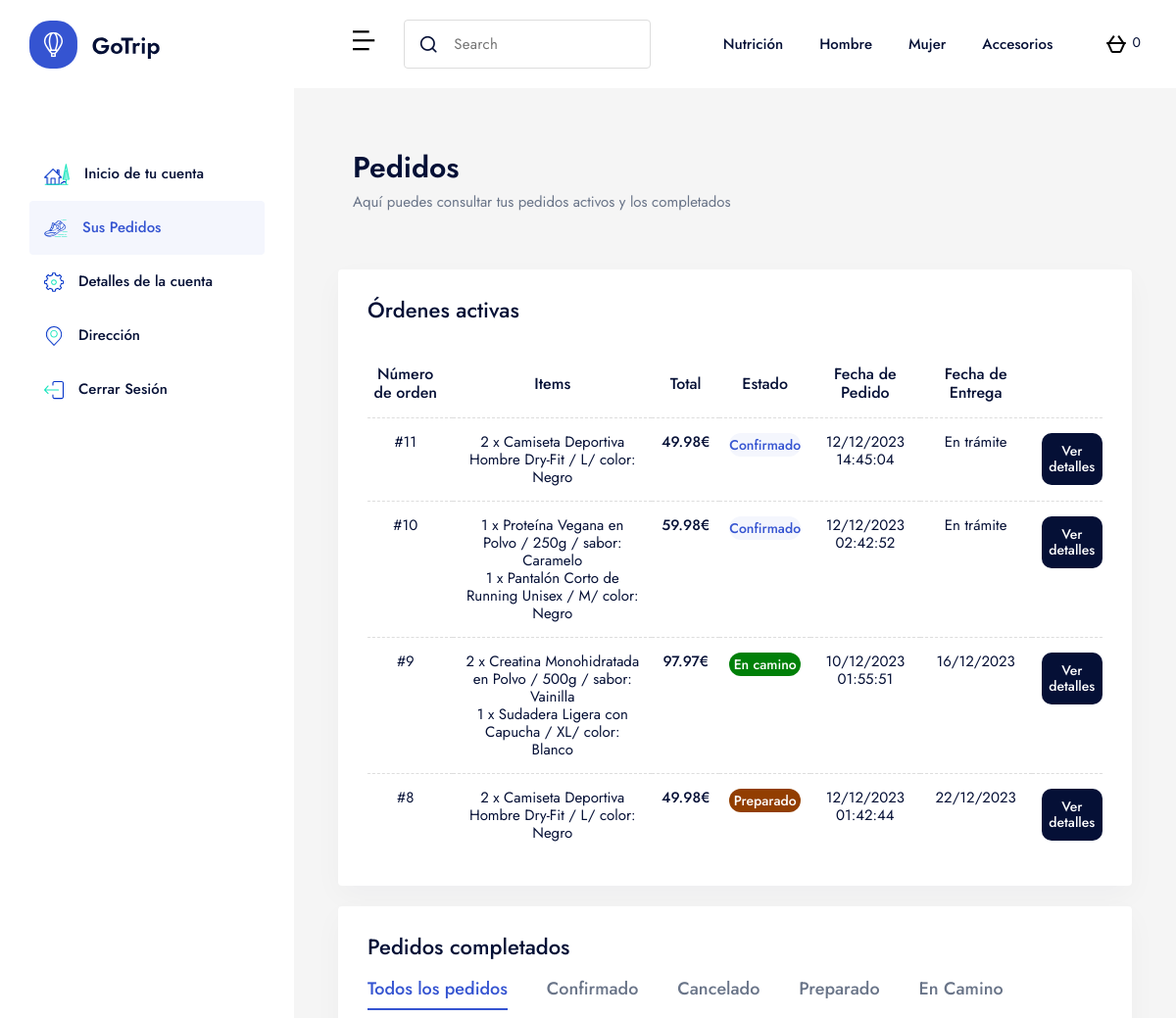
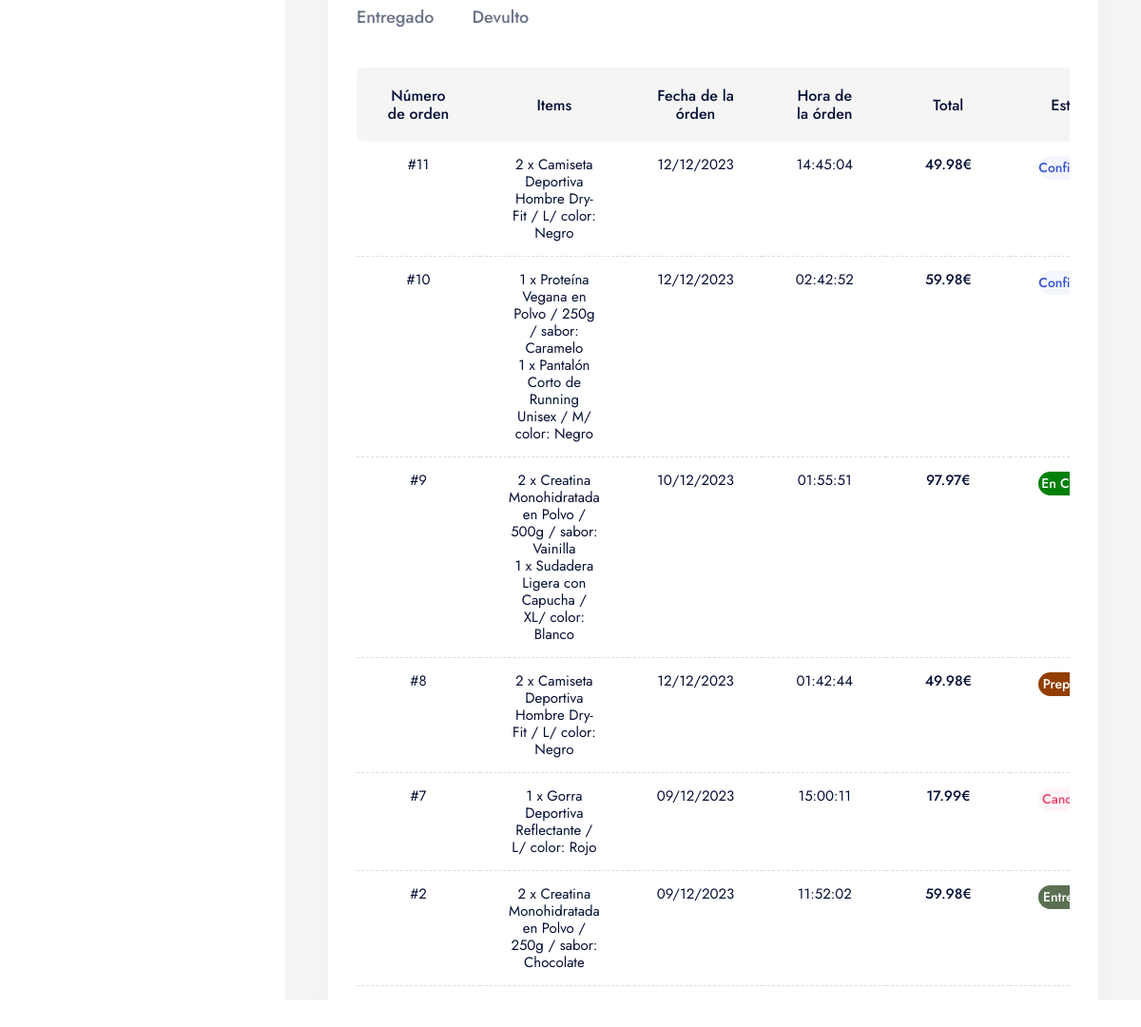
Page /BD204305407Z/client_book.php (signed in) on the committed database (2 pictures, top to bottom).
### tables this page shows
CREATE TABLE Carrito (
    idCarrito INT(11) PRIMARY KEY AUTO_INCREMENT,
    fecha DATE NOT NULL,
    hora TIME NOT NULL,
    totalPagar DECIMAL(10, 2) NOT NULL,
    transaccion VARCHAR(100),
    fechaEnvio DATE,
    fechaEntrega DATE,
    estadoPedido VARCHAR(255) NOT NULL,
    emailCli VARCHAR(100) NOT NULL,
    idDireccion INT(11) NOT NULL,
    FOREIGN KEY (emailCli) REFERENCES UsuCli (emailCli),
    FOREIGN KEY (idDireccion) REFERENCES Direccion (idDireccion)
);

### BD204305407Z/client_book.php (the view, shortened to what the rows shown need)
<?php
include('../conexion.php');
$user = $_SESSION['user'];
?>
<!DOCTYPE html>
<html lang="en">
<head>
  <link rel="stylesheet" href="../css/vendors.css">
  <link rel="stylesheet" href="../css/main.css">
</head>
<body data-barba="wrapper">
  <div class="dashboard" data-x="dashboard" data-x-toggle="-is-sidebar-open">
    <div class="dashboard__main">
      <div class="dashboard__content bg-light-2">
        <div class="row y-gap-20 justify-between items-end pb-60 lg:pb-40 md:pb-32">
          <div class="col-auto">
            <h1 class="text-30 lh-14 fw-600">Pedidos</h1>
          </div>
        </div>
        <div class="row y-gap-30">
          <div class="py-30 px-30 rounded-4 bg-white shadow-3">
            <div class="d-flex justify-between items-center">
              <h2 class="text-22 lh-1 fw-500">
                Órdenes activas
              </h2>
            </div>
            <div class="overflow-scroll scroll-bar-1 pt-30">
              <table class="table-2 col-12">
                <thead class="">
                  <tr class="text-center">
                    <th>Número de orden</th>
                    <th>Items</th>
                    <th>Total</th>
                    <th>Estado</th>
                    <th>Fecha de Pedido</th>
                    <th>Fecha de Entrega</th>
                    <th></th>
                  </tr>
                </thead>
                <tbody class="text-center">
                  <?php
                  $pedido_query = "SELECT * FROM Carrito WHERE emailCli = '$user' AND (estadoPedido = 'COMPLETED' OR estadoPedido = 'PREPARED' OR estadoPedido = 'COMING') ORDER BY idCarrito DESC";
                  $result = consultar("localhost", "root", "", $pedido_query);
                  $lastOrderId = null;
                  while ($reg = mysqli_fetch_array($result)) :
                    $idCarrito = $reg['idCarrito'];
                    $totalPagado = $reg['totalPagar'];
                    $estado = $reg['estadoPedido'];
                    if (is_null($reg['fechaEntrega'])) {
                      $fechaEntrega = 'En trámite';
                    } else {
                      $fechaEntrega = date("d/m/Y", strtotime($reg['fechaEntrega']));
                    }
                    $cantidad_query = "SELECT * FROM Cantidad WHERE idCarrito = '$idCarrito'";
                    $result_cantidad = consultar("localhost", "root", "", $cantidad_query);
                    $hay_prducts = mysqli_num_rows($result_cantidad);
                    if ($hay_prducts) {
                      $prod = array();
                      while ($fila = mysqli_fetch_array($result_cantidad)) :
                        $idCaract = $fila['idCaracteristica'];
                        $prod_query = "SELECT * FROM Caracteristica JOIN Producto ON Caracteristica.idCaracteristica = '$idCaract' AND Producto.idProducto = Caracteristica.idProducto";
                        $result_prod = consultar("localhost", "root", "", $prod_query);
                        while ($reg_prod = mysqli_fetch_array($result_prod)) :
                          $cantidad = $fila['cantidad'];
                          $categoria = $reg_prod['nombreCat'];
                          if ($categoria == 'creatina' or $categoria == 'proteina' or $categoria == 'pre_workout' or $categoria == 'energia') {
                            array_push($prod, $cantidad . " x " . $reg_prod['nombre'] . " / " . $reg_prod['talla'] . "g / sabor: " . $reg_prod['color']);
                          } else {
                            array_push($prod, $cantidad . " x " . $reg_prod['nombre'] . " / " . $reg_prod['talla'] . "/ color: " . $reg_prod['color']);
                          }
                        endwhile;
                      endwhile;
                      if ($lastOrderId !== $idCarrito) {
                  ?>
                        <tr>
                          <td>#<?= $idCarrito ?></td>
                          <td> <?php
                                echo implode('<br>', $prod);
                                ?>
                          </td>
                          <td class="fw-500"><?php echo number_format($totalPagado, 2, '.', ',') . "€";  ?></td>
                          <?php
                          switch ($estado) {
                            case 'COMPLETED':
                              echo '<td class="d-flex justify-center"><div class="col-12 rounded-100 py-4 col-6 text-center text-14 fw-500 bg-blue-1-05 text-blue-1">Confirmado</div></td>';
                              break;
                            case 'PREPARED':
                              echo '<td class="d-flex justify-center"><div class="col-12 rounded-100 py-4 text-center col-6 text-14 fw-500 bg-brown-1 text-white">Preparado</div></td>';
                              break;
                            case 'COMING':
                              echo '<td class="d-flex justify-center"><div class="col-12 rounded-100 py-4 text-center col-6 text-14 fw-500 bg-green-2 text-white">En camino</div></td>';
                              break;
                          } ?>
                          <td><?= date("d/m/Y", strtotime($reg['fecha'])) ?><br><?= $reg['hora'] ?></td>
                          <td><?= $fechaEntrega ?></td>
                          <td>
                            <div onclick="showDetails('<?= $idCarrito ?>')" style="border-radius: 10px !important; cursor: pointer;" class="px-4 py-10 text-center col-12 text-14 fw-500 bg-dark-1 text-white">Ver detalles</div>
                          </td>
                        </tr>
                  <?php
                      }
                      $lastOrderId = $idCarrito;
                    } else {
                      echo '<tr><td colspan = "4" class="text-center"><b>Lista vacía</b></td></tr>';
                    }
                  endwhile;
                  ?>
                </tbody>
              </table>
            </div>
          </div>
        </div>
        <div class="row y-gap-30 pt-20 mt-3">
          <div class="py-30 px-30 rounded-4 bg-white shadow-3">
            <div class="d-flex justify-between items-center mb-3">
              <h2 class="text-22 lh-1 fw-500">
                Pedidos completados
              </h2>
            </div>
            <div class="tabs -underline-2 js-tabs">
              <div class="tabs__content pt-30 js-tabs-content">
                <div class="tabs__pane -tab-item-1 is-tab-el-active">
                  <div class="overflow-scroll scroll-bar-1">
                    <table class="table-3 -border-bottom col-12">
                      <thead class="bg-light-2">
                        <tr class="text-center">
                          <th>Número de orden</th>
                          <th>Items</th>
                          <th>Fecha de la órden</th>
                          <th>Hora de la órden</th>
                          <th>Total</th>
                          <th>Estado</th>
                        </tr>
                      </thead>
                      <tbody class="text-center">
                        <?php
                        $pedido_query = "SELECT * FROM Carrito WHERE emailCli = '$user' ORDER BY idCarrito DESC";
                        $result = consultar("localhost", "root", "", $pedido_query);
                        $lastOrderId = null;
                        while ($reg = mysqli_fetch_array($result)) :
                          $idCarrito = $reg['idCarrito'];
                          $totalPagado = $reg['totalPagar'];
                          $estado = $reg['estadoPedido'];
                          $cantidad_query = "SELECT * FROM Cantidad WHERE idCarrito = '$idCarrito'";
                          $result_cantidad = consultar("localhost", "root", "", $cantidad_query);
                          $hay_prducts = mysqli_num_rows($result_cantidad);
                          if ($hay_prducts) {
                            $prod = array();
                            while ($fila = mysqli_fetch_array($result_cantidad)) :
                              $idCaract = $fila['idCaracteristica'];
                              $prod_query = "SELECT * FROM Caracteristica JOIN Producto ON Caracteristica.idCaracteristica = '$idCaract' AND Producto.idProducto = Caracteristica.idProducto";
                              $result_prod = consultar("localhost", "root", "", $prod_query);
                              while ($reg_prod = mysqli_fetch_array($result_prod)) :
                                $cantidad = $fila['cantidad'];
                                $categoria = $reg_prod['nombreCat'];
                                if ($categoria == 'creatina' or $categoria == 'proteina' or $categoria == 'pre_workout' or $categoria == 'energia') {
                                  array_push($prod, $cantidad . " x " . $reg_prod['nombre'] . " / " . $reg_prod['talla'] . "g / sabor: " . $reg_prod['color']);
                                } else {
                                  array_push($prod, $cantidad . " x " . $reg_prod['nombre'] . " / " . $reg_prod['talla'] . "/ color: " . $reg_prod['color']);
                                }
                              endwhile;
                            endwhile;
                            if ($lastOrderId !== $idCarrito) {
                        ?>
                              <tr>
                                <td>#<?= $idCarrito ?></td>
                                <td> <?php
                                      echo implode('<br>', $prod);
                                      ?>
                                </td>
                                <td><?= $fechaEntrega = date("d/m/Y", strtotime($reg['fecha'])) ?></td>
                                <td><?= $reg['hora'] ?></td>
                                <td class="fw-500"><?php echo number_format($totalPagado, 2, '.', ',') . "€";  ?></td>
                                <?php
                                switch ($estado) {
                                  case 'COMPLETED':
                                    echo '<td class="d-flex justify-center"><div class="col-12 rounded-100 py-4 col-6 text-center text-14 fw-500 bg-blue-1-05 text-blue-1">Confirmado</div></td>';
                                    break;
                                  case 'CANCELED':
                                    echo '<td class="d-flex justify-center"><div class="col-12 rounded-100 py-4 text-center col-6 text-14 fw-500 bg-red-3 text-red-2">Cancelado</div></td>';
                                    break;
                                  case 'PREPARED':
                                    echo '<td class="d-flex justify-center"><div class="col-12 rounded-100 py-4 text-center col-6 text-14 fw-500 bg-brown-1 text-white">Preparado</div></td>';
                                    break;
                                  case 'COMING':
                                    echo '<td class="d-flex justify-center"><div class="col-12 rounded-100 py-4 text-center col-6 text-14 fw-500 bg-green-2 text-white">En Camino</div></td>';
                                    break;
                                  case 'DELIVERED':
                                    echo '<td class="d-flex justify-center"><div class="col-12 rounded-100 py-4 text-center col-6 text-14 fw-500 bg-success-2 text-white">Entregado</div></td>';
                                    break;
                                } ?>
                              </tr>
                        <?php
                            }
                            $lastOrderId = $idCarrito;
                          } else {
                            echo '<tr><td colspan = "7" class="text-center"><b>Lista vacía</b></td></tr>';
                          }
                        endwhile;
                        ?>
                      </tbody>
                    </table>
                  </div>
                </div>
              </div>
            </div>
          </div>
        </div>
      </div>
    </div>
  </div>
</body>
</html>

### rows in the picture
carrito: idCarrito "11", prod "2 x Camiseta Deportiva Hombre Dry-Fit / L/ color: Negro", totalPagar "49.98", estadoPedido "Confirmado", fecha "12/12/2023", hora "14:45:04", fechaEntrega "En trámite"
carrito: idCarrito "10", prod "1 x Proteína Vegana en Polvo / 250g / sabor: Caramelo 1 x Pantalón Corto de Running Unisex / M/ color: Negro", totalPagar "59.98", estadoPedido "Confirmado", fecha "12/12/2023", hora "02:42:52", fechaEntrega "En trámite"
carrito: idCarrito "9", prod "2 x Creatina Monohidratada en Polvo / 500g / sabor: Vainilla 1 x Sudadera Ligera con Capucha / XL/ color: Blanco", totalPagar "97.97", estadoPedido "En camino", fecha "10/12/2023", hora "01:55:51", fechaEntrega "16/12/2023"
carrito: idCarrito "8", prod "2 x Camiseta Deportiva Hombre Dry-Fit / L/ color: Negro", totalPagar "49.98", estadoPedido "Preparado", fecha "12/12/2023", hora "01:42:44", fechaEntrega "22/12/2023"
carrito: idCarrito "7", prod "1 x Gorra Deportiva Reflectante / L/ color: Rojo", fecha "09/12/2023", hora "15:00:11", totalPagar "17.99", estadoPedido "Cancelado"
carrito: idCarrito "2", prod "2 x Creatina Monohidratada en Polvo / 250g / sabor: Chocolate", fecha "09/12/2023", hora "11:52:02", totalPagar "59.98", estadoPedido "Entregado"

### other values in the picture
$num_cart "0"
